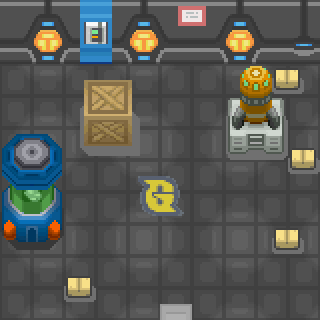

Tiled map render using the project's own tile images. Description and the whole map definition, tile-layer contents included, below:
An orthogonal 20x20 tile map with 16x16 px tiles, 2 tile layers (Calque de Tuiles 1, Calque de Tuiles 2) and 10 objects (8x collision, switch map_0 6, spawn map_0 6).

<map version="1.10" tiledversion="1.11.0" orientation="orthogonal" renderorder="right-down" width="20" height="20" tilewidth="16" tileheight="16" infinite="0" nextlayerid="5" nextobjectid="13">
 <tileset firstgid="1" source="tileset/4g tileset_interieur.tsx" />
 <layer id="1" name="Calque de Tuiles 1" width="20" height="20">
  <data encoding="csv">
1831,1832,1833,1834,1835,1836,1831,1832,1833,1834,1835,1836,1831,1832,1833,1834,1835,1836,1837,1838,
1847,1848,1849,1850,1851,1852,1847,1848,1849,1850,1851,1852,1847,1848,1849,1850,1851,1852,1853,1854,
1863,1864,1865,1866,1867,1868,1863,1864,1865,1866,1867,1868,1863,1864,1865,1866,1867,1868,1869,1870,
1879,1880,1881,1882,1883,1884,1879,1880,1881,1882,1883,1884,1879,1880,1881,1882,1883,1884,1885,1886,
1799,1800,1801,1802,1803,1804,1799,1800,1801,1802,1803,1804,1799,1800,1801,1802,1803,1804,1799,1800,
1815,1816,1817,1818,1819,1820,1815,1816,1817,1818,1819,1820,1815,1816,1817,1818,1819,1820,1815,1816,
1735,1736,1737,1738,1739,1740,1735,1736,1737,1738,1739,1740,1735,1736,1737,1738,1739,1740,1735,1736,
1751,1752,1753,1754,1755,1756,1751,1752,1753,1754,1755,1756,1751,1752,1753,1754,1755,1756,1751,1752,
1767,1768,1769,1770,1771,1772,1767,1768,1769,1770,1771,1772,1767,1768,1769,1770,1771,1772,1767,1768,
1783,1784,1785,1786,1787,1788,1783,1784,1785,1786,1787,1788,1783,1784,1785,1786,1787,1788,1783,1784,
1799,1800,1801,1802,1803,1804,1799,1800,1801,1802,1803,1804,1799,1800,1801,1802,1803,1804,1799,1800,
1815,1816,1817,1818,1819,1820,1815,1816,1817,1818,1819,1820,1815,1816,1817,1818,1819,1820,1815,1816,
1735,1736,1737,1738,1739,1740,1735,1736,1737,1738,1739,1740,1735,1736,1737,1738,1739,1740,1735,1736,
1751,1752,1753,1754,1755,1756,1751,1752,1753,1754,1755,1756,1751,1752,1753,1754,1755,1756,1751,1752,
1767,1768,1769,1770,1771,1772,1767,1768,1769,1770,1771,1772,1767,1768,1769,1770,1771,1772,1767,1768,
1783,1784,1785,1786,1787,1788,1783,1784,1785,1786,1787,1788,1783,1784,1785,1786,1787,1788,1783,1784,
1799,1800,1801,1802,1803,1804,1799,1800,1801,1802,1803,1804,1799,1800,1801,1802,1803,1804,1799,1800,
1815,1816,1817,1818,1819,1820,1815,1816,1817,1818,1819,1820,1815,1816,1817,1818,1819,1820,1815,1816,
1735,1736,1737,1738,1739,1740,1735,1736,1737,1738,1739,1740,1735,1736,1737,1738,1739,1740,1735,1736,
1751,1752,1753,1754,1755,1756,1751,1752,1753,1754,1755,1756,1751,1752,1753,1754,1755,1756,1751,1752
</data>
 </layer>
 <layer id="2" name="Calque de Tuiles 2" width="20" height="20">
  <data encoding="csv">
0,0,0,0,0,2053,2054,0,0,0,0,2047,2048,0,0,0,0,0,0,0,
0,0,0,0,0,2069,2070,0,0,0,0,2063,2064,0,0,0,0,0,0,0,
0,0,0,0,0,2085,2086,0,0,0,0,0,0,0,0,0,0,0,0,0,
0,0,0,0,0,2101,2102,0,0,0,0,0,0,0,0,0,0,0,0,0,
0,0,0,0,0,0,0,0,0,0,0,0,0,0,2177,2178,2179,2185,2186,0,
0,0,0,0,0,2197,2198,2199,2200,0,0,0,0,0,2193,2194,2195,2201,2202,0,
0,0,0,0,0,2213,2214,2215,2216,0,0,0,0,0,2209,2210,2211,2212,0,0,
0,0,0,0,0,2229,2230,2231,2232,0,0,0,0,0,2225,2226,2227,2228,0,0,
1901,1902,1903,1904,0,2245,2246,2247,2248,0,0,0,0,0,2241,2242,2243,2244,0,0,
1917,1918,1919,1920,0,2261,2262,2263,2264,0,0,0,0,0,2257,2258,2259,2260,2185,2186,
1933,1934,1935,1936,0,0,0,0,2125,2126,2127,2128,0,0,0,0,0,0,2201,2202,
1949,1950,1951,1952,0,0,0,0,2141,2142,2143,2144,0,0,0,0,0,0,0,0,
1965,1966,1967,1968,0,0,0,0,2157,2158,2159,2160,0,0,0,0,0,0,0,0,
1981,1982,1983,1984,0,0,0,0,2173,2174,2175,2176,0,0,0,0,0,0,0,0,
1997,1998,1999,2000,0,0,0,0,0,0,0,0,0,0,0,0,0,2185,2186,0,
2013,2014,2015,2016,0,0,0,0,0,0,0,0,0,0,0,0,0,2201,2202,0,
0,0,0,0,0,0,0,0,0,0,0,0,0,0,0,0,0,0,0,0,
0,0,0,0,2185,2186,0,0,0,0,0,0,0,0,0,0,0,0,0,0,
0,0,0,0,2201,2202,0,0,0,0,0,0,0,0,0,0,0,0,0,0,
0,0,0,0,0,0,0,0,0,0,2055,2056,0,0,0,0,0,0,0,0
</data>
 </layer>
 <objectgroup id="3" name="coo">
  <object id="1" name="collision" x="0" y="160" width="64" height="80" />
  <object id="2" name="collision" x="80" y="80" width="48" height="64" />
  <object id="3" name="collision" x="224" y="96" width="64" height="48" />
  <object id="5" name="collision" x="288" y="144" width="32" height="32" />
  <object id="6" name="collision" x="272" y="64" width="32" height="32" />
  <object id="7" name="collision" x="0" y="32" width="320" height="32" />
  <object id="8" name="collision" x="64" y="272" width="32" height="32" />
  <object id="10" name="collision" x="272" y="224" width="32" height="32" />
 </objectgroup>
 <objectgroup id="4" name="inter">
  <object id="11" name="switch map_0 6" x="160" y="304" width="32" height="16" />
  <object id="12" name="spawn map_0 6" x="178.667" y="279">
   <point />
  </object>
 </objectgroup>
</map>
